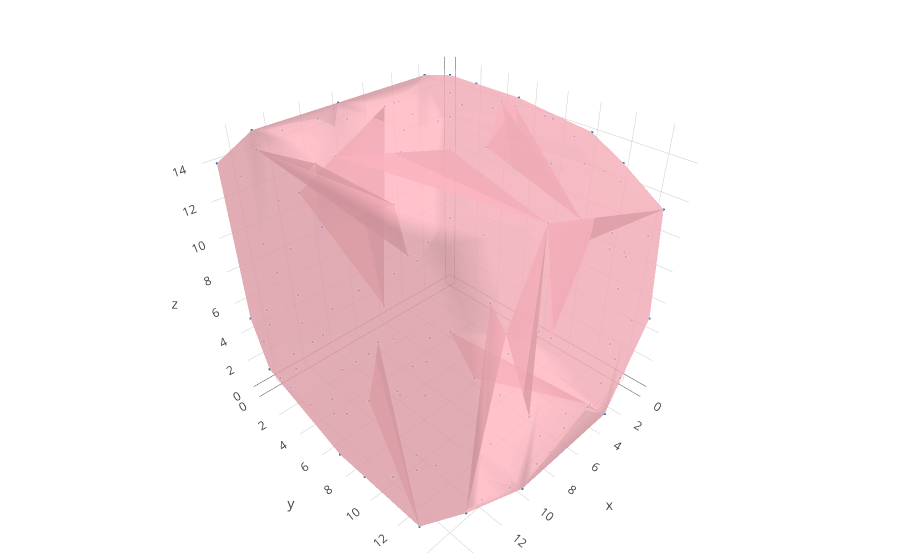
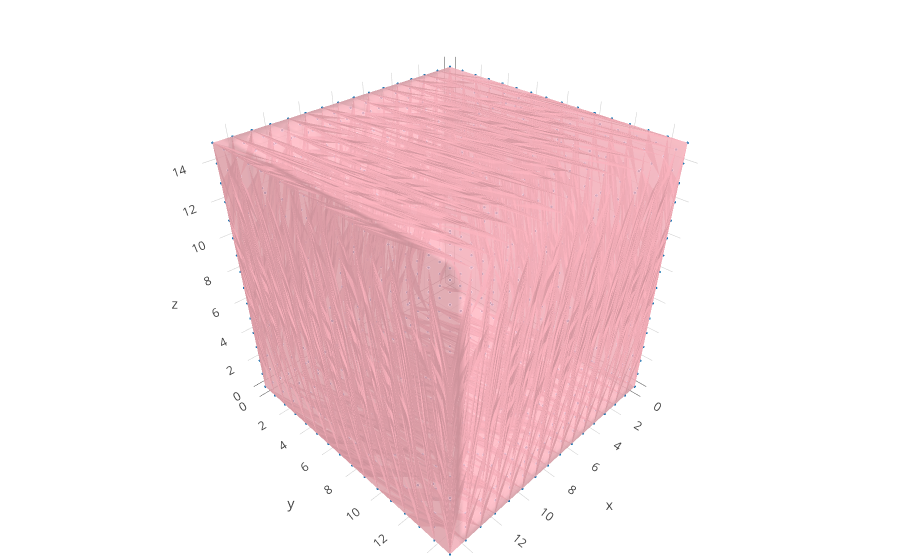

Write notebook code for charts like these, in order.
### Markdown cell above
#### Plot sample datapoint

### Code cell
plot_3d(x_tr[101]), plot_3d(y_tr[101])

### Figure 1 — Plotly figure (JSON) as saved in the notebook; plotly's stock layout.template omitted (floating-point values rounded to 4 significant figures; data arrays with more than 128 entries replaced by an {"elided": "..."} marker saying what was removed)
{"data": [{"marker": {"line": {"color": "rgba(217, 217, 217, 0.14)", "width": 0.1}, "opacity": 1, "size": 1}, "mode": "markers", "type": "scatter3d", "x": {"elided": "135 int values"}, "y": {"elided": "135 int values"}, "z": {"elided": "135 int values"}}, {"alphahull": 1, "color": "#FFB6C1", "opacity": 0.6, "type": "mesh3d", "x": {"elided": "135 int values"}, "y": {"elided": "135 int values"}, "z": {"elided": "135 int values"}}], "layout": {"margin": {"b": 0, "l": 0, "r": 0, "t": 0}}}

### Figure 2 — Plotly figure (JSON) as saved in the notebook; plotly's stock layout.template omitted (floating-point values rounded to 4 significant figures; data arrays with more than 128 entries replaced by an {"elided": "..."} marker saying what was removed)
{"data": [{"marker": {"line": {"color": "rgba(217, 217, 217, 0.14)", "width": 0.1}, "opacity": 1, "size": 1}, "mode": "markers", "type": "scatter3d", "x": {"elided": "1352 int values"}, "y": {"elided": "1352 int values"}, "z": {"elided": "1352 int values"}}, {"alphahull": 1, "color": "#FFB6C1", "opacity": 0.6, "type": "mesh3d", "x": {"elided": "1352 int values"}, "y": {"elided": "1352 int values"}, "z": {"elided": "1352 int values"}}], "layout": {"margin": {"b": 0, "l": 0, "r": 0, "t": 0}}}
